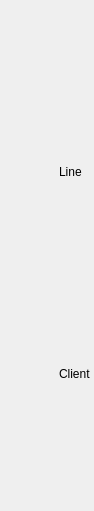
<?xml version="1.0" encoding="UTF-8"?>
<ui version="4.0">
 <class>TP1H_L_Demand</class>
 <widget class="QWidget" name="TP1H_L_Demand">
  <property name="geometry">
   <rect>
    <x>0</x>
    <y>0</y>
    <width>94</width>
    <height>511</height>
   </rect>
  </property>
  <property name="windowTitle">
   <string>Form</string>
  </property>
  <layout class="QGridLayout" name="gridLayout">
   <property name="leftMargin">
    <number>0</number>
   </property>
   <property name="topMargin">
    <number>0</number>
   </property>
   <property name="rightMargin">
    <number>0</number>
   </property>
   <property name="bottomMargin">
    <number>0</number>
   </property>
   <item row="1" column="0" rowspan="3">
    <widget class="QLabel" name="Line">
     <property name="minimumSize">
      <size>
       <width>0</width>
       <height>25</height>
      </size>
     </property>
     <property name="maximumSize">
      <size>
       <width>100</width>
       <height>200</height>
      </size>
     </property>
     <property name="styleSheet">
      <string notr="true">image: url(:/Line/tp1h_line.png);</string>
     </property>
     <property name="text">
      <string/>
     </property>
     <property name="alignment">
      <set>Qt::AlignLeading|Qt::AlignLeft|Qt::AlignVCenter</set>
     </property>
    </widget>
   </item>
   <item row="4" column="0">
    <widget class="QLabel" name="not_used_1">
     <property name="maximumSize">
      <size>
       <width>16777215</width>
       <height>20</height>
      </size>
     </property>
     <property name="text">
      <string/>
     </property>
    </widget>
   </item>
   <item row="0" column="0">
    <widget class="QLabel" name="Socket_Top">
     <property name="styleSheet">
      <string notr="true">image: url(:/Socket/socket1.png);</string>
     </property>
     <property name="text">
      <string/>
     </property>
    </widget>
   </item>
   <item row="7" column="0">
    <widget class="QLabel" name="Socket_Bottom">
     <property name="styleSheet">
      <string notr="true">image: url(:/Socket_bottom/socket2.png);</string>
     </property>
     <property name="text">
      <string/>
     </property>
    </widget>
   </item>
   <item row="5" column="0" rowspan="2">
    <widget class="QLabel" name="Client">
     <property name="minimumSize">
      <size>
       <width>0</width>
       <height>25</height>
      </size>
     </property>
     <property name="styleSheet">
      <string notr="true">image: url(:/Client/TP1H_CLIENT.png);</string>
     </property>
     <property name="text">
      <string/>
     </property>
    </widget>
   </item>
   <item row="2" column="2">
    <widget class="QLabel" name="Line_Title">
     <property name="text">
      <string>Line</string>
     </property>
    </widget>
   </item>
   <item row="5" column="2" rowspan="2">
    <widget class="QLabel" name="Client_Title">
     <property name="text">
      <string>Client</string>
     </property>
    </widget>
   </item>
   <item row="0" column="2" rowspan="2">
    <widget class="QLabel" name="TP1H_Title">
     <property name="maximumSize">
      <size>
       <width>35</width>
       <height>16777215</height>
      </size>
     </property>
     <property name="styleSheet">
      <string notr="true">image: url(:/title/title.png);</string>
     </property>
     <property name="text">
      <string/>
     </property>
    </widget>
   </item>
  </layout>
 </widget>
 <resources>
  <include location="Client.qrc"/>
  <include location="Socket_bottom.qrc"/>
  <include location="title.qrc"/>
  <include location="Socket.qrc"/>
  <include location="Line.qrc"/>
  <include location="TP1H_R.qrc"/>
 </resources>
 <connections/>
</ui>
